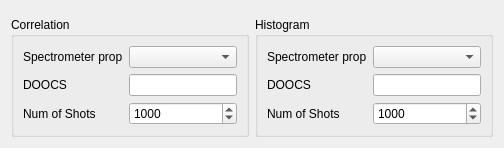
      <widget class="QWidget" name="tab_corr">
       <attribute name="title">
        <string>Correlation</string>
       </attribute>
       <layout class="QGridLayout" name="gridLayout_15">
        <item row="0" column="0" colspan="2">
         <widget class="QWidget" name="widget_correl" native="true">
          <property name="sizePolicy">
           <sizepolicy hsizetype="Preferred" vsizetype="Expanding">
            <horstretch>0</horstretch>
            <verstretch>0</verstretch>
           </sizepolicy>
          </property>
         </widget>
        </item>
        <item row="0" column="2" colspan="2">
         <widget class="QWidget" name="widget_hist" native="true"/>
        </item>
        <item row="1" column="0" colspan="2">
         <widget class="QGroupBox" name="groupBox_7">
          <property name="title">
           <string>Correlation</string>
          </property>
          <layout class="QGridLayout" name="gridLayout_16">
           <item row="1" column="1">
            <widget class="QLineEdit" name="le_doocs_ch_cor">
             <property name="sizePolicy">
              <sizepolicy hsizetype="Expanding" vsizetype="Fixed">
               <horstretch>0</horstretch>
               <verstretch>0</verstretch>
              </sizepolicy>
             </property>
            </widget>
           </item>
           <item row="0" column="1">
            <widget class="QComboBox" name="cb_corel_spect"/>
           </item>
           <item row="1" column="0">
            <widget class="QLabel" name="label_17">
             <property name="text">
              <string>DOOCS </string>
             </property>
            </widget>
           </item>
           <item row="0" column="0">
            <widget class="QLabel" name="label_18">
             <property name="text">
              <string>Spectrometer prop</string>
             </property>
            </widget>
           </item>
           <item row="2" column="0">
            <widget class="QLabel" name="label_16">
             <property name="text">
              <string>Num of Shots</string>
             </property>
            </widget>
           </item>
           <item row="2" column="1">
            <widget class="QSpinBox" name="sb_n_shots">
             <property name="minimum">
              <number>1</number>
             </property>
             <property name="maximum">
              <number>10000</number>
             </property>
             <property name="singleStep">
              <number>100</number>
             </property>
             <property name="value">
              <number>1000</number>
             </property>
            </widget>
           </item>
          </layout>
         </widget>
        </item>
        <item row="1" column="2" colspan="2">
         <widget class="QGroupBox" name="groupBox_8">
          <property name="title">
           <string>Histogram</string>
          </property>
          <layout class="QGridLayout" name="gridLayout_17">
           <item row="2" column="1">
            <widget class="QSpinBox" name="sb_n_shots_hist">
             <property name="minimum">
              <number>1</number>
             </property>
             <property name="maximum">
              <number>10000</number>
             </property>
             <property name="singleStep">
              <number>100</number>
             </property>
             <property name="value">
              <number>1000</number>
             </property>
            </widget>
           </item>
           <item row="0" column="1">
            <widget class="QComboBox" name="cb_hist_spect"/>
           </item>
           <item row="1" column="1">
            <widget class="QLineEdit" name="le_doocs_ch_hist"/>
           </item>
           <item row="0" column="0">
            <widget class="QLabel" name="label_19">
             <property name="text">
              <string>Spectrometer prop</string>
             </property>
            </widget>
           </item>
           <item row="1" column="0">
            <widget class="QLabel" name="label_20">
             <property name="text">
              <string>DOOCS </string>
             </property>
            </widget>
           </item>
           <item row="2" column="0">
            <widget class="QLabel" name="label_21">
             <property name="text">
              <string>Num of Shots</string>
             </property>
            </widget>
           </item>
          </layout>
         </widget>
        </item>
       </layout>
      </widget>
